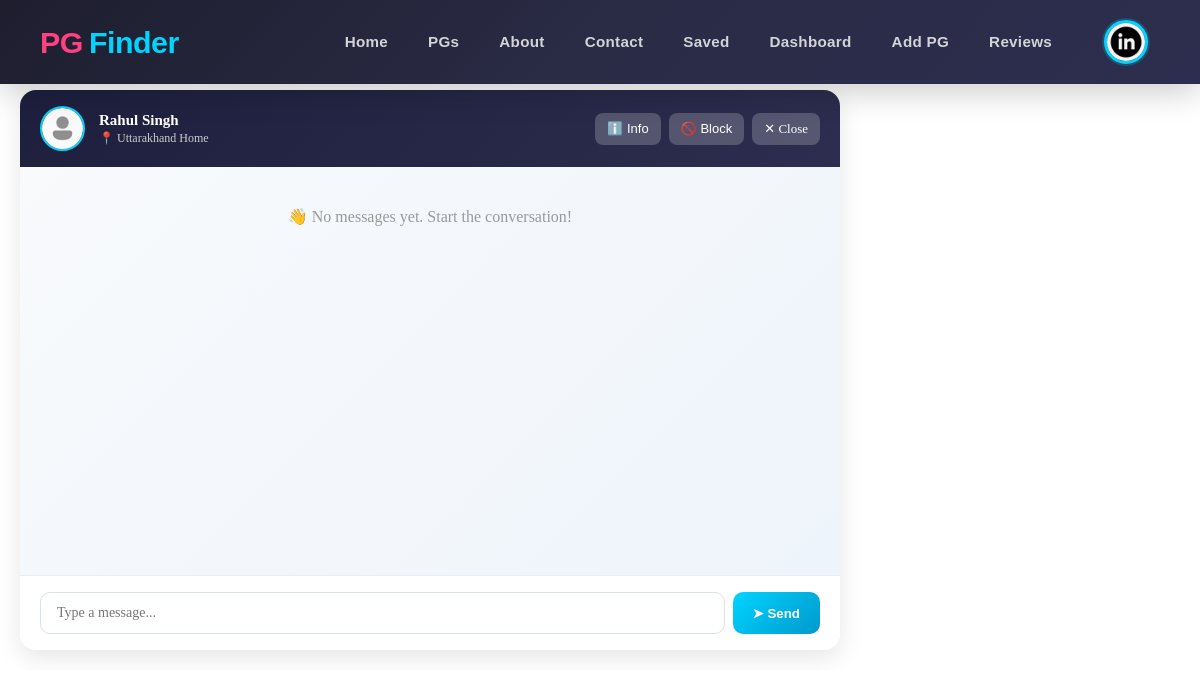
Screenshot of /chat/conversation/1/ (signed in) with the database file from the repository.
### users/models.py (models this page shows, shortened)
class MyUser(AbstractBaseUser):
    email = models.EmailField(
        verbose_name="Email Address",
        max_length=255,
        unique=True,
    )
    username = models.CharField(max_length=50,unique=True)
    first_name = models.CharField(max_length=50)
    last_name = models.CharField(max_length=50)
    gender = models.CharField(max_length=30,blank=True,null=True, choices=[
        ('male','Male'),
        ('female','Female'),
    ])
    date_of_birth = models.DateField(blank=True, null=True)
    phone =  models.CharField(max_length=15,unique=True )
    profile_image = models.ImageField(upload_to='profile_images/', blank=True, null=True)
    is_owner = models.BooleanField(default=False)
    aadhar_card = models.CharField(max_length=20, unique=True, blank=True, null=True)
    address = models.TextField(blank=True, null=True)
    city = models.CharField(max_length=100, blank=True, null=True)
    state = models.CharField(max_length=100, blank=True, null=True)
    pin_code = models.CharField(max_length=10, blank=True, null=True)
    date_joined = models.DateTimeField(auto_now_add=True,blank=True)
    last_login = models.DateTimeField(auto_now_add=True)
    is_admin = models.BooleanField(default=False)
    is_staff = models.BooleanField(default=False)
    is_active = models.BooleanField(default=False)
    is_superadmin = models.BooleanField(default=False)
    objects = MyUserManager()
    USERNAME_FIELD = "email"
    REQUIRED_FIELDS = ["username","first_name", "last_name", "date_of_birth"]

### chat/models.py (models this page shows, shortened)
class ChatConversation(models.Model):
    initiator = models.ForeignKey(User, on_delete=models.CASCADE, related_name="initiated_conversations")
    recipient = models.ForeignKey(User, on_delete=models.CASCADE, related_name="received_conversations")
    pg = models.ForeignKey(PgListing, on_delete=models.CASCADE, related_name="conversations", blank=True, null=True)
    is_active = models.BooleanField(default=True)
    created_at = models.DateTimeField(auto_now_add=True)
    updated_at = models.DateTimeField(auto_now=True)
    last_message_at = models.DateTimeField(blank=True, null=True)
    class Meta:
        ordering = ["-last_message_at", "-created_at"]
        unique_together = ("initiator", "recipient", "pg")

### pgs/models.py (models this page shows, shortened)
class PgListing(models.Model):
    TYPE_CHOICES = [
        ("boys", "Boys"),
        ("girls", "Girls"),
        ("coed", "Coed"),
        ("family", "Family"),
    ]
    SHARING_CHOICES = [
        ("single", "Single"),
        ("double", "Double"),
        ("triple", "Triple"),
        ("quad", "Quad"),
    ]
    FURNISHING_CHOICES = [
        ("fully_furnished", "Fully Furnished"),
        ("semi_furnished", "Semi Furnished"),
        ("unfurnished", "Unfurnished"),
    ]
    owner = models.ForeignKey(Users, on_delete=models.CASCADE, related_name="pg_listings")
    title = models.CharField(max_length=100)
    slug = models.SlugField(max_length=200, unique=True)
    description = models.TextField()
    address = models.CharField(max_length=255)
    city = models.CharField(max_length=100)
    state = models.CharField(max_length=100)
    pin_code = models.CharField(max_length=10)
    latitude = models.DecimalField(max_digits=9, decimal_places=6, null=True, blank=True, help_text="Latitude coordinate")
    longitude = models.DecimalField(max_digits=9, decimal_places=6, null=True, blank=True, help_text="Longitude coordinate")
    price_per_month = models.DecimalField(max_digits=10, decimal_places=2)
    security_deposit = models.DecimalField(max_digits=10, decimal_places=2, default=0)
    available_from = models.DateField()
    is_available = models.BooleanField(default=True)
    type_of_pg = models.CharField(max_length=20, blank=True, null=True, choices=TYPE_CHOICES)
    amenities = models.TextField(help_text="Comma-separated list of amenities", blank=True, null=True)
    preferred_tenants = models.CharField(
        max_length=255,
        blank=True,
        help_text="Comma-separated preferred tenant types",
    )
    furnishing_status = models.CharField(
        max_length=30,
        choices=FURNISHING_CHOICES,
        default="fully_furnished",
    )
    food_available = models.BooleanField(default=False)
    parking_available = models.BooleanField(default=False)
    wifi_available = models.BooleanField(default=False)
    rules_or_restrictions = models.TextField(blank=True)
    sharing_type = models.CharField(max_length=20, choices=SHARING_CHOICES)
    created_at = models.DateTimeField(auto_now_add=True)
    updated_at = models.DateTimeField(auto_now=True)
    class Meta:
        ordering = ["-created_at"]

### chat/views.py (the view)
# urls.py: path('conversation/<int:conversation_id>/', views.chat_detail, name='chat_detail'),
@login_required(login_url='user_login')
def chat_detail(request, conversation_id):
    conversation = get_object_or_404(
        ChatConversation,
        id=conversation_id
    )
    if request.user not in [conversation.initiator, conversation.recipient]:
        return redirect('chat_list')
    other_user = conversation.recipient if conversation.initiator == request.user else conversation.initiator
    is_blocked = ChatBlock.objects.filter(
        blocker=other_user,
        blocked_user=request.user
    ).exists()
    if is_blocked:
        context = {'error_message': 'You have been blocked by this user.'}
        return render(request, 'chat/blocked.html', context)
    messages = conversation.messages.select_related('sender', 'receiver').order_by('-created_at')[:50]
    messages = list(reversed(messages))  # Reverse to show chronological order
    ChatMessage.objects.filter(
        conversation=conversation,
        receiver=request.user,
        is_read=False
    ).update(is_read=True)
    context = {
        'conversation': conversation,
        'other_user': other_user,
        'messages': messages,
        'page': 'chat',
    }
    return render(request, 'chat/chat_detail.html', context)

### templates/chat/chat_detail.html (shortened to what this page needs)
{% extends 'base.html' %}
{% load static %}
{% block content %}
<div class="chat-container">
  <div class="chat-wrapper">
    <div class="chat-main">
      <div class="chat-header">
        <div class="header-info">
          {% if other_user.profile_image %}
            <img src="{{ other_user.profile_image.url }}" alt="{{ other_user.username }}" class="header-avatar">
          {% else %}
            <img src="{% static 'images/user.png' %}" alt="Profile" class="header-avatar">
          {% endif %}
          <div class="header-text">
            <h5>{{ other_user.first_name }} {{ other_user.last_name }}</h5>
            {% if conversation.pg %}
              <small>📍 {{ conversation.pg.title }}</small>
            {% else %}
              <small>💬 Direct chat</small>
            {% endif %}
          </div>
        </div>
        <div class="header-actions">
          <button id="toggle-info">ℹ️ Info</button>
          <button id="block-user-btn">🚫 Block</button>
          <a href="{% url 'chat_list' %}">✕ Close</a>
        </div>
      </div>
      <div id="messages-container">
        {% for message in messages %}
          <div class="message-group {% if message.sender == request.user %}sent{% else %}received{% endif %}">
            <div class="message-bubble">
              <p>{{ message.content }}</p>
              <small>{{ message.created_at|date:"H:i" }}{% if message.sender == request.user and message.is_read %} ✓✓{% endif %}</small>
            </div>
          </div>
        {% empty %}
          <div style="text-align: center; color: #999; padding: 20px;">
            <p>👋 No messages yet. Start the conversation!</p>
          </div>
        {% endfor %}
      </div>
      <div class="message-input-area">
        <div class="input-group">
          <input type="text" id="message-input" placeholder="Type a message..." autocomplete="off">
          <button id="send-button">➤ Send</button>
        </div>
      </div>
    </div>
  </div>
</div>
{% endblock %}

### templates/includes/nav.html (shortened to what this page needs)
{% load static %}
<nav class="navbar">
  <a class="logo" href="{% url 'home' %}">
    <div class="logo"> <span>PG</span>Finder</div>
  </a>
  <ul class="nav-links">
    {% if user.is_authenticated %}
      <li><a href="{% url 'home'%}">Home</a></li>
      <li><a href="{% url 'pgs' %}">PGs</a></li>
      <li><a href="{% url 'about' %}">About</a></li>
      <li><a href="{% url 'contact' %}">Contact</a></li>
      <li><a href="{% url 'saved_pg_list' %}">Saved</a></li>
      {% if user.is_owner or user.is_staff %}
        <li><a href="{% url 'owner_dashboard' %}">Dashboard</a></li>
          <li><a href="{% url 'pg_register' %}">Add PG</a></li>
        <li><a href="{% url 'owner_booking_reviews' %}">Reviews</a></li>
      {% endif %}
      <li class="user-profile">
        <div class="profile-container" id="profileToggle">
          {% if user.profile_image %}
            <img src="{{ user.profile_image.url }}" alt="Profile" class="profile-img">
          {% else %}
            <img src="{% static 'images/user.png' %}" alt="Profile" class="profile-img">
          {% endif %}
        </div>
      </li>
    {% else %}
      <li><a href="{% url 'about' %}">About</a></li>
      <li><a href="{%url 'user_login'%}">Login</a></li>
      <li><a href="{%url 'signup'%}">Signup</a></li>
    {% endif %}
  </ul>
</nav>

### static/css/nav.css (style rules this page uses)
* { margin: 0; padding: 0; box-sizing: border-box; }
html { margin: 0; padding: 0; }
body { margin: 0; padding: 0; padding-top: 70px; }
.navbar { background: linear-gradient(135deg, #1e1e2f 0%, #2a2b45 50%, #2d2e4f 100%); color: white; display: flex; justify-content: space-between; align-items: center; padding: 12px 40px; font-family: 'Poppins', sans-serif; position: fixed; top: 0; left: 0; right: 0; width: 100%; z-index: 1000; box-shadow: 0 8px 32px rgba(0, 0, 0, 0.2); backdrop-filter: blur(10px); min-height: 70px; }
.logo { font-size: 1.9rem; font-weight: 800; color: #00d4ff; text-decoration: none; display: flex; align-items: center; gap: 6px; transition: all 0.3s ease; letter-spacing: -0.5px; }
.logo span { color: #ff4081; font-weight: 800; }
.nav-links { list-style: none; display: flex; gap: 40px; align-items: center; }
.nav-links a { text-decoration: none; color: #d4d4d8; font-size: 0.95rem; font-weight: 600; transition: all 0.3s ease; position: relative; letter-spacing: 0.3px; }
.nav-links a::after { content: ''; position: absolute; bottom: -8px; left: 0; width: 0; height: 3px; background: linear-gradient(135deg, #00d4ff, #0099cc); transition: width 0.3s ease; border-radius: 3px; }
.user-profile { list-style: none; margin-left: auto; position: relative; }
.profile-container { display: flex; flex-direction: column; align-items: center; gap: 6px; cursor: pointer; transition: all 0.3s ease; padding: 8px 12px; border-radius: 12px; }
.profile-img { width: 44px; height: 44px; border-radius: 50%; object-fit: cover; border: 3px solid #00d4ff; transition: all 0.3s ease; box-shadow: 0 0 0 2px rgba(0, 212, 255, 0.2); }

### templates/base.html (style rules this page uses)
html, body { max-width: 100vw !important; overflow-x: hidden !important; }

### templates/chat/chat_detail.html (style rules this page uses)
.chat-container { max-width: 1200px; margin: 0 auto; padding: 20px; }
.chat-wrapper { display: grid; grid-template-columns: 1fr 320px; gap: 20px; }
.chat-main { background: white; border-radius: 16px; box-shadow: 0 8px 24px rgba(0,0,0,0.1); display: flex; flex-direction: column; height: 70vh; }
.chat-header { background: linear-gradient(135deg, #1e1f3d 0%, #2d2e4f 100%); color: white; padding: 16px 20px; display: flex; justify-content: space-between; align-items: center; border-radius: 16px 16px 0 0; }
.header-info { display: flex; align-items: center; gap: 14px; }
.header-avatar { width: 45px; height: 45px; border-radius: 50%; border: 2px solid #00d4ff; object-fit: cover; }
.header-text h5 { margin: 0; font-size: 15px; font-weight: 700; }
.header-text small { font-size: 12px; color: #ccc; display: block; margin-top: 2px; }
.header-actions { display: flex; gap: 8px; }
.header-actions button, .header-actions a { border: none; background: rgba(255,255,255,0.2); color: white; padding: 8px 12px; border-radius: 8px; font-size: 13px; cursor: pointer; transition: all 0.3s ease; text-decoration: none; display: inline-block; }
#messages-container { flex: 1; overflow-y: auto; padding: 20px; background: linear-gradient(135deg, #f8fafc 0%, #eef4fb 100%); display: flex; flex-direction: column; gap: 12px; }
.message-input-area { padding: 16px 20px; border-top: 1px solid #e7eef7; background: white; border-radius: 0 0 16px 16px; }
.input-group { display: flex; gap: 8px; }
#message-input { flex: 1; padding: 12px 16px; border: 1px solid #d8e1eb; border-radius: 10px; font-size: 14px; font-family: inherit; transition: all 0.3s ease; }
#send-button { background: linear-gradient(135deg, #00d4ff 0%, #0099cc 100%); color: white; border: none; padding: 12px 20px; border-radius: 10px; font-weight: 600; cursor: pointer; transition: all 0.3s ease; }

### rows the page displays
MyUser: profile_image (picture)
MyUser: first_name "Rahul", last_name "Singh"
ChatConversation: pg "Uttarakhand Home"
